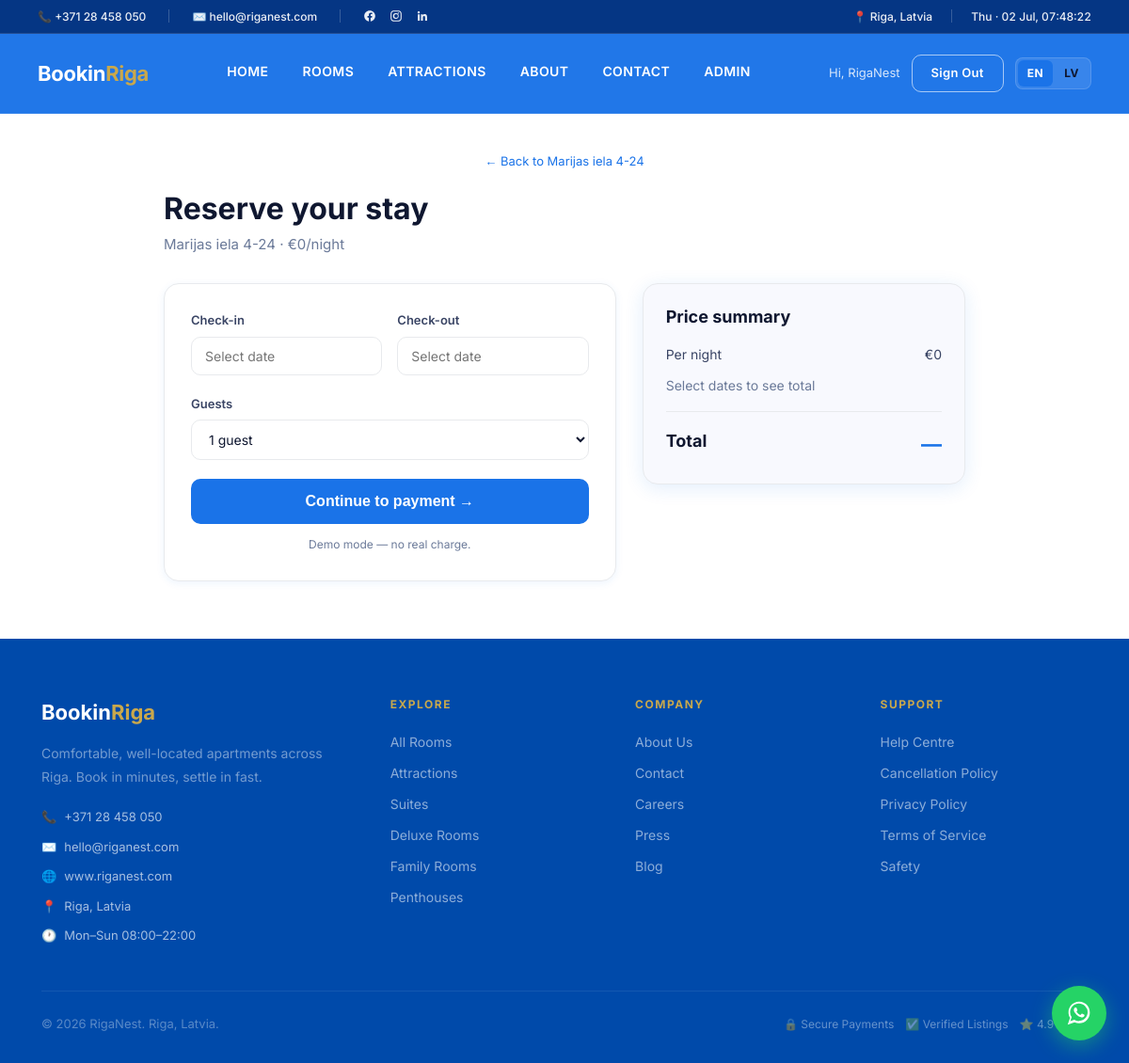
/book/13 (signed in), run on the app's committed database.
### app.py (models this page shows, shortened)
class User(UserMixin, db.Model):
    id = db.Column(db.Integer, primary_key=True)
    name = db.Column(db.String(120), nullable=False)
    email = db.Column(db.String(120), unique=True, nullable=False)
    phone = db.Column(db.String(30), default="")
    password_hash = db.Column(db.String(255), nullable=True)
    is_admin = db.Column(db.Boolean, default=False)
    google_id = db.Column(db.String(120), default="")
    otp_code = db.Column(db.String(6), default="")
    otp_expiry = db.Column(db.DateTime)
    created_at = db.Column(db.DateTime, default=datetime.utcnow)
    bookings = db.relationship("Booking", backref="user", cascade="all, delete-orphan")

class Room(db.Model):
    id = db.Column(db.Integer, primary_key=True)
    name = db.Column(db.String(120), nullable=False)
    room_type = db.Column(db.String(80), nullable=False)
    description = db.Column(db.Text, default="")
    price = db.Column(db.Float, nullable=False)
    capacity = db.Column(db.Integer, default=2)
    beds = db.Column(db.Integer, default=1)
    size_sqm = db.Column(db.Integer, default=30)
    bathrooms = db.Column(db.Integer, default=1)
    rating = db.Column(db.Float, default=4.8)
    amenities = db.Column(db.String(255), default="WiFi, AC, Breakfast")
    image = db.Column(db.String(255), default="")
    location = db.Column(db.String(200), default="")
    is_active = db.Column(db.Boolean, default=True)
    created_at = db.Column(db.DateTime, default=datetime.utcnow)
    bookings = db.relationship("Booking", backref="room", cascade="all, delete-orphan")
    photos = db.relationship("RoomImage", backref="room", cascade="all, delete-orphan")

### app.py (the view, shortened to what this page needs)
@app.route("/book/<int:room_id>", methods=["GET", "POST"])
def booking(room_id):
    room = Room.query.get_or_404(room_id)
    if not current_user.is_authenticated:
        session["next_url"] = url_for("booking", room_id=room_id)
        flash("Please sign in to book.", "info")
        return redirect(url_for("login"))
    return render_template("booking.html", room=room)

### app.py (called while the page is built)
@login_manager.user_loader
def load_user(uid):
    return db.session.get(User, int(uid))

@app.context_processor
def inject_globals():
    logo = any(os.path.exists(os.path.join(BASE_DIR, "static", "logo" + ext))
               for ext in (".png", ".jpg", ".jpeg", ".svg", ".webp"))
    lang = session.get("lang", "en")
    logo_file = None
    for ext in (".png", ".jpg", ".jpeg", ".svg", ".webp"):
        if os.path.exists(os.path.join(BASE_DIR, "static", "logo" + ext)):
            logo_file = "logo" + ext
            break
    return {"current_year": datetime.utcnow().year, "today": date.today(),
            "logo_exists": logo, "logo_file": logo_file,
            "payments_live": PAYMENTS_LIVE, "email_live": EMAIL_LIVE,
            "lang": lang,
            "whatsapp_number": WHATSAPP_NUMBER,
            "whatsapp_digits": WHATSAPP_NUMBER_DIGITS}

### templates/booking.html (shortened to what this page needs)
{% extends "base.html" %}
{% block head %}
<link rel="stylesheet" href="https://cdn.jsdelivr.net/npm/flatpickr/dist/flatpickr.min.css">
{% endblock %}
{% block content %}
<div class="page page-wrap">
  <div class="container" style="padding-top:40px;max-width:900px">
    <div class="breadcrumb" style="font-size:13px;color:var(--gray-500);margin-bottom:20px">
      <a href="{{ url_for('room_detail', room_id=room.id) }}" style="color:var(--primary)">{% if lang=='lv' %}← Atpakaļ uz {{ room.name }}{% else %}← Back to {{ room.name }}{% endif %}</a>
    </div>
    <h1 style="font-size:32px;margin-bottom:6px">{% if lang=='lv' %}Rezervējiet savu uzturēšanos{% else %}Reserve your stay{% endif %}</h1>
    <p style="color:var(--gray-500);margin-bottom:28px">{{ room.name }} · €{{ '%.0f'|format(room.price) }}{% if lang=='lv' %}/naktī{% else %}/night{% endif %}</p>
    <form method="post" class="booking-form-grid" style="align-items:start">
      <div class="form-section-card" style="background:#fff;border:1px solid var(--gray-100);border-radius:var(--radius-lg);padding:28px">
        <div class="form-row">
          <div class="form-group">
            <label>{% if lang=='lv' %}Reģistrēšanās{% else %}Check-in{% endif %}</label>
            <input type="text" id="check_in" name="check_in" placeholder="{% if lang=='lv' %}Izvēlieties datumu{% else %}Select date{% endif %}" required readonly>
          </div>
          <div class="form-group">
            <label>{% if lang=='lv' %}Izrakstīšanās{% else %}Check-out{% endif %}</label>
            <input type="text" id="check_out" name="check_out" placeholder="{% if lang=='lv' %}Izvēlieties datumu{% else %}Select date{% endif %}" required readonly>
          </div>
        </div>
        <div class="form-group">
          <label>{% if lang=='lv' %}Viesi{% else %}Guests{% endif %}</label>
          <select name="guests">
            {% for n in range(1, room.capacity + 1) %}<option value="{{ n }}">{{ n }} {% if lang=='lv' %}viesis{% else %}guest{{ 's' if n > 1 }}{% endif %}</option>{% endfor %}
          </select>
        </div>
        <button type="submit" class="btn-primary btn-full" style="padding:15px;font-size:16px">{% if lang=='lv' %}Turpināt uz apmaksu →{% else %}Continue to payment →{% endif %}</button>
        <p style="text-align:center;font-size:12px;color:var(--gray-500);margin-top:12px">
          {% if lang=='lv' %}{% if payments_live %}🔒 Jūs droši maksāsiet ar Stripe.{% else %}Demo režīms — reāla maksa netiks iekasēta.{% endif %}{% else %}{% if payments_live %}🔒 You'll pay securely with Stripe.{% else %}Demo mode — no real charge.{% endif %}{% endif %}
        </p>
      </div>
      <div class="summary-card" style="background:var(--off-white);border:1px solid var(--gray-100);border-radius:var(--radius-lg);padding:24px">
        <h3 style="font-size:18px;margin-bottom:16px">{% if lang=='lv' %}Cenas kopsavilkums{% else %}Price summary{% endif %}</h3>
        <div style="display:flex;justify-content:space-between;font-size:14px;color:var(--gray-700);margin-bottom:10px">
          <span>{% if lang=='lv' %}Par nakti{% else %}Per night{% endif %}</span><span>€{{ '%.0f'|format(room.price) }}</span>
        </div>
        <div id="summaryLine" style="color:var(--gray-500);font-size:14px">{% if lang=='lv' %}Izvēlieties datumus, lai redzētu kopsummu{% else %}Select dates to see total{% endif %}</div>
        <hr style="border:none;border-top:1px solid var(--gray-100);margin:16px 0">
        <div style="display:flex;justify-content:space-between;font-weight:700;font-size:18px">
          <span>{% if lang=='lv' %}Kopā{% else %}Total{% endif %}</span><span id="summaryTotal" class="room-price" style="font-size:22px">—</span>
        </div>
      </div>
    </form>
  </div>
</div>
{% endblock %}

### templates/base.html (shortened to what this page needs)
<!DOCTYPE html>
<html lang="en">
<head>
<link rel="stylesheet" href="{{ url_for('static', filename='css/style.css') }}?v=4">
{% block head %}{% endblock %}
</head>
<body>
<div class="top-bar">
  <div class="top-bar-inner">
    <div class="top-bar-contact">
      <a href="tel:+37128458050">📞 +371 28 458 050</a>
      <a href="mailto:hello@riganest.com">✉️ hello@riganest.com</a>
      <div class="top-bar-social">
        <a href="https://www.facebook.com/riganest" target="_blank" rel="noopener" aria-label="Facebook" title="Facebook">
        </a>
        <a href="https://www.instagram.com/riganest/" target="_blank" rel="noopener" aria-label="Instagram" title="Instagram">
        </a>
        <a href="https://www.linkedin.com/company/riganest" target="_blank" rel="noopener" aria-label="LinkedIn" title="LinkedIn">
        </a>
      </div>
    </div>
    <div class="top-bar-right">
      <a href="#">📍 Riga, Latvia</a>
      <span id="liveDateTime" class="top-bar-clock">—</span>
    </div>
  </div>
</div>
<nav>
  <a href="{{ url_for('index') }}" class="nav-logo">
    {% if logo_exists %}<img src="{{ url_for('static', filename=logo_file) }}" alt="RigaNest" class="brand-logo-img">
    {% else %}Bookin<span>Riga</span>{% endif %}
  </a>
  <div class="nav-links" id="navLinks">
    <a href="{{ url_for('index') }}">{% if lang=='lv' %}Sākums{% else %}Home{% endif %}</a>
    <a href="{{ url_for('rooms') }}">{% if lang=='lv' %}Istabas{% else %}Rooms{% endif %}</a>
    <a href="{{ url_for('attractions') }}">{% if lang=='lv' %}Apskates vietas{% else %}Attractions{% endif %}</a>
    <a href="{{ url_for('about') }}">{% if lang=='lv' %}Par mums{% else %}About{% endif %}</a>
    <a href="{{ url_for('contact') }}">{% if lang=='lv' %}Kontakti{% else %}Contact{% endif %}</a>
    {% if current_user.is_authenticated and current_user.is_admin %}<a href="{{ url_for('admin_dashboard') }}">Admin</a>{% endif %}
  </div>
  <div class="nav-actions nav-actions-desktop">
    {% if current_user.is_authenticated %}
      <span class="nav-user">Hi, {{ current_user.name.split()[0] }}</span>
      <a href="{{ url_for('logout') }}" class="btn-ghost-nav">{% if lang=='lv' %}Iziet{% else %}Sign Out{% endif %}</a>
    {% else %}
      <a href="{{ url_for('login') }}" class="btn-ghost-nav">{% if lang=='lv' %}Ieiet{% else %}Sign In{% endif %}</a>
      <a href="{{ url_for('register') }}" class="btn-gold">{% if lang=='lv' %}Reģistrēties{% else %}Join Free{% endif %}</a>
    {% endif %}
    <div class="lang-switcher">
      <a href="{{ url_for('set_lang', lang='en') }}" class="lang-btn {% if lang=='en' %}active{% endif %}">EN</a>
      <a href="{{ url_for('set_lang', lang='lv') }}" class="lang-btn {% if lang=='lv' %}active{% endif %}">LV</a>
    </div>
  </div>
</nav>
{% block content %}{% endblock %}
<footer>
  <div class="container">
    <div class="footer-grid">
      <div>
        <div class="footer-brand">
          {% if logo_exists and logo_file %}
            <img src="{{ url_for('static', filename=logo_file) }}" alt="RigaNest" class="footer-logo-img">
          {% else %}
            Bookin<span>Riga</span>
          {% endif %}
        </div>
        <p class="footer-desc">Comfortable, well-located apartments across Riga. Book in minutes, settle in fast.</p>
        <div style="margin-top:20px;display:flex;flex-direction:column;gap:10px">
          <a href="tel:+37128458050" style="color:rgba(255,255,255,0.65);font-size:13px;display:flex;align-items:center;gap:8px">
            <span style="color:var(--gold)">📞</span> +371 28 458 050
          </a>
          <a href="mailto:hello@riganest.com" style="color:rgba(255,255,255,0.65);font-size:13px;display:flex;align-items:center;gap:8px">
            <span style="color:var(--gold)">✉️</span> hello@riganest.com
          </a>
          <a href="https://www.riganest.com" target="_blank" style="color:rgba(255,255,255,0.65);font-size:13px;display:flex;align-items:center;gap:8px">
            <span style="color:var(--gold)">🌐</span> www.riganest.com
          </a>
          <span style="color:rgba(255,255,255,0.65);font-size:13px;display:flex;align-items:center;gap:8px">
            <span style="color:var(--gold)">📍</span> Riga, Latvia
          </span>
          <span style="color:rgba(255,255,255,0.65);font-size:13px;display:flex;align-items:center;gap:8px">
            <span style="color:var(--gold)">🕐</span> Mon–Sun 08:00–22:00
          </span>
        </div>
      </div>
      <div class="footer-col">
        <h5>Explore</h5>
        <a href="{{ url_for('rooms') }}">All Rooms</a>
        <a href="{{ url_for('attractions') }}">Attractions</a>
        <a href="{{ url_for('rooms') }}?type=Suite">Suites</a>
        <a href="{{ url_for('rooms') }}?type=Deluxe">Deluxe Rooms</a>
        <a href="{{ url_for('rooms') }}?type=Family">Family Rooms</a>
        <a href="{{ url_for('rooms') }}?type=Penthouse">Penthouses</a>
      </div>
      <div class="footer-col">
        <h5>Company</h5>
        <a href="{{ url_for('about') }}">About Us</a>
        <a href="{{ url_for('contact') }}">Contact</a>
        <a href="{{ url_for('careers') }}">Careers</a>
        <a href="{{ url_for('press') }}">Press</a>
        <a href="{{ url_for('blog') }}">Blog</a>
      </div>
      <div class="footer-col">
        <h5>Support</h5>
        <a href="{{ url_for('help_centre') }}">Help Centre</a>
        <a href="{{ url_for('cancellation_policy') }}">Cancellation Policy</a>
        <a href="{{ url_for('privacy_policy') }}">Privacy Policy</a>
        <a href="{{ url_for('terms_of_service') }}">Terms of Service</a>
        <a href="{{ url_for('safety') }}">Safety</a>
      </div>
    </div>
    <hr class="footer-divider">
    <div class="footer-bottom">
      <p class="footer-copy">© {{ current_year }} RigaNest. Riga, Latvia.</p>
      <div class="footer-badges">
        <span style="color:rgba(255,255,255,0.4);font-size:12px">🔒 Secure Payments</span>
        <span style="color:rgba(255,255,255,0.4);font-size:12px">✅ Verified Listings</span>
        <span style="color:rgba(255,255,255,0.4);font-size:12px">⭐ 4.9 Rated</span>
      </div>
    </div>
  </div>
</footer>
<a class="wa-float"
   href="https://wa.me/{{ whatsapp_digits }}?text={{ ('Hi! I would like to know more about RigaNest.')|urlencode }}"
   target="_blank" rel="noopener" aria-label="Chat with us on WhatsApp" title="Chat on WhatsApp">
</a>
</body>
</html>

### data on the page
User: name "RigaNest"
Room: name "Marijas iela 4-24", price "0", guests "1 guest"
